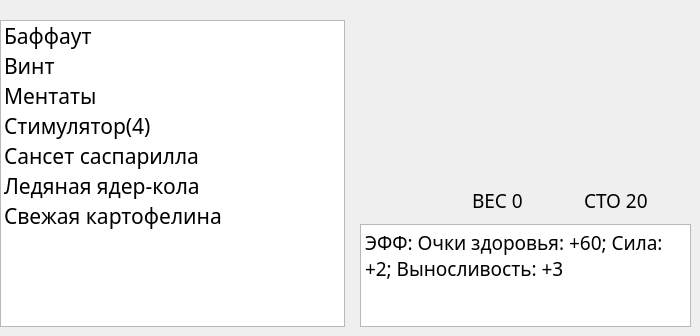
     <widget class="QWidget" name="aid">
      <attribute name="title">
       <string>AID</string>
      </attribute>
      <widget class="QListWidget" name="aid_list">
       <property name="geometry">
        <rect>
         <x>0</x>
         <y>20</y>
         <width>345</width>
         <height>307</height>
        </rect>
       </property>
       <property name="font">
        <font>
         <family>Roboto Mono</family>
         <pointsize>16</pointsize>
         <weight>50</weight>
         <bold>false</bold>
        </font>
       </property>
       <property name="focusPolicy">
        <enum>Qt::TabFocus</enum>
       </property>
       <property name="contextMenuPolicy">
        <enum>Qt::DefaultContextMenu</enum>
       </property>
       <property name="verticalScrollBarPolicy">
        <enum>Qt::ScrollBarAlwaysOff</enum>
       </property>
       <property name="horizontalScrollBarPolicy">
        <enum>Qt::ScrollBarAlwaysOff</enum>
       </property>
       <property name="sizeAdjustPolicy">
        <enum>QAbstractScrollArea::AdjustIgnored</enum>
       </property>
       <property name="autoScroll">
        <bool>false</bool>
       </property>
       <property name="editTriggers">
        <set>QAbstractItemView::NoEditTriggers</set>
       </property>
       <property name="showDropIndicator" stdset="0">
        <bool>false</bool>
       </property>
       <property name="flow">
        <enum>QListView::TopToBottom</enum>
       </property>
       <property name="isWrapping" stdset="0">
        <bool>true</bool>
       </property>
       <property name="wordWrap">
        <bool>true</bool>
       </property>
       <property name="selectionRectVisible">
        <bool>false</bool>
       </property>
       <property name="currentRow">
        <number>-1</number>
       </property>
       <property name="sortingEnabled">
        <bool>false</bool>
       </property>
       <item>
        <property name="text">
         <string>Баффаут</string>
        </property>
       </item>
       <item>
        <property name="text">
         <string>Винт</string>
        </property>
       </item>
       <item>
        <property name="text">
         <string>Ментаты</string>
        </property>
       </item>
       <item>
        <property name="text">
         <string>Стимулятор(4)</string>
        </property>
       </item>
       <item>
        <property name="text">
         <string>Сансет саспарилла</string>
        </property>
       </item>
       <item>
        <property name="text">
         <string>Ледяная ядер-кола</string>
        </property>
       </item>
       <item>
        <property name="text">
         <string>Свежая картофелина</string>
        </property>
       </item>
      </widget>
      <widget class="QLabel" name="aid_image">
       <property name="geometry">
        <rect>
         <x>360</x>
         <y>20</y>
         <width>331</width>
         <height>151</height>
        </rect>
       </property>
       <property name="text">
        <string>&lt;html&gt;&lt;head/&gt;&lt;body&gt;&lt;p&gt;&lt;br/&gt;&lt;/p&gt;&lt;/body&gt;&lt;/html&gt;</string>
       </property>
       <property name="alignment">
        <set>Qt::AlignCenter</set>
       </property>
      </widget>
      <widget class="QLabel" name="aid_cost_label">
       <property name="geometry">
        <rect>
         <x>584</x>
         <y>181</y>
         <width>107</width>
         <height>38</height>
        </rect>
       </property>
       <property name="font">
        <font>
         <family>Roboto Mono</family>
         <pointsize>14</pointsize>
        </font>
       </property>
       <property name="text">
        <string>СТО 20</string>
       </property>
      </widget>
      <widget class="QLabel" name="aid_weight_label">
       <property name="geometry">
        <rect>
         <x>472</x>
         <y>181</y>
         <width>107</width>
         <height>38</height>
        </rect>
       </property>
       <property name="font">
        <font>
         <family>Roboto Mono</family>
         <pointsize>14</pointsize>
        </font>
       </property>
       <property name="text">
        <string>ВЕС 0</string>
       </property>
      </widget>
      <widget class="QTextBrowser" name="aid_effect_label">
       <property name="geometry">
        <rect>
         <x>360</x>
         <y>224</y>
         <width>331</width>
         <height>103</height>
        </rect>
       </property>
       <property name="font">
        <font>
         <family>Roboto Mono</family>
         <pointsize>14</pointsize>
        </font>
       </property>
       <property name="verticalScrollBarPolicy">
        <enum>Qt::ScrollBarAlwaysOff</enum>
       </property>
       <property name="horizontalScrollBarPolicy">
        <enum>Qt::ScrollBarAlwaysOff</enum>
       </property>
       <property name="html">
        <string>&lt;!DOCTYPE HTML PUBLIC &quot;-//W3C//DTD HTML 4.0//EN&quot; &quot;http://www.w3.org/TR/REC-html40/strict.dtd&quot;&gt;
&lt;html&gt;&lt;head&gt;&lt;meta name=&quot;qrichtext&quot; content=&quot;1&quot; /&gt;&lt;style type=&quot;text/css&quot;&gt;
p, li { white-space: pre-wrap; }
&lt;/style&gt;&lt;/head&gt;&lt;body style=&quot; font-family:'Roboto Mono'; font-size:14pt; font-weight:400; font-style:normal;&quot;&gt;
&lt;p style=&quot; margin-top:0px; margin-bottom:0px; margin-left:0px; margin-right:0px; -qt-block-indent:0; text-indent:0px;&quot;&gt;ЭФФ: Очки здоровья: +60; Сила: +2; Выносливость: +3&lt;/p&gt;&lt;/body&gt;&lt;/html&gt;</string>
       </property>
      </widget>
     </widget>
